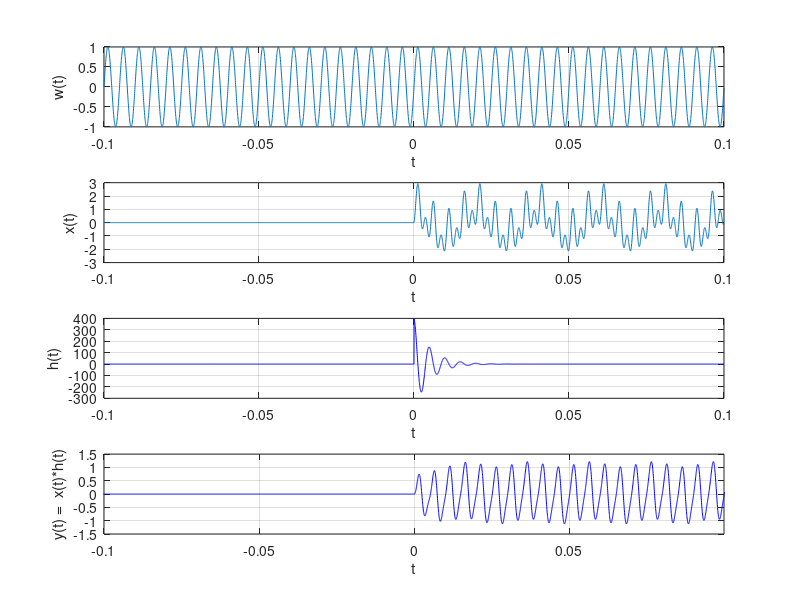

Write MATLAB code to recreate this figure.
close all
clear all
clc

dT=1/20/400/pi;
t=-0.1:dT:0.1;
w=@(t)sin(400*pi*t);
h=@(t)400*exp(t*-200).*cos(400*pi*t).*(t>=0);
x=@(t)(cos(100*pi*t)+sin(400*pi*t)-cos(800*pi*t)).*(t>=0);

y=conv(x(t),h(t))*dT;
ty=min(t)+min(t):dT:max(t)+max(t);

figure(1)
subplot(411);
plot(t, w(t));
xlabel('t');
ylabel('w(t)');
grid;

subplot(412);
plot(t, x(t));
xlabel('t');
ylabel('x(t)');
grid;

subplot(413);
plot(t, h(t), 'b');
xlabel('t');
ylabel('h(t)');
grid;

subplot(414);
plot(ty, y, 'b');
xlabel('t');
ylabel ('y(t) =  x(t)*h(t)');
xlim([min(t) max(t)])
grid;